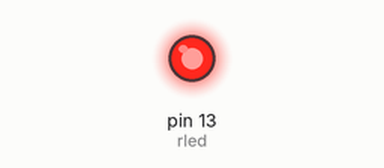
A sketch run on a simulated Arduino Uno, built with avr-gcc and run on an emulated ATmega328P. Shown: output pins drawn as LEDs (lit = HIGH).

Above: at 0.5 s.
At 4.0 s:
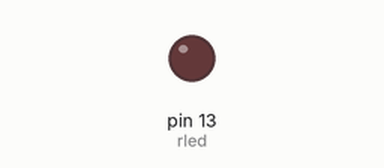
Timing chart, 0 to 6.0 s (numbered marks = the images above):
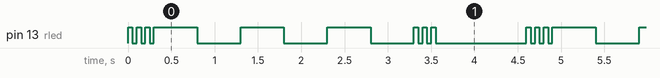

The sketch:

Fast_Slow_BLink.ino
```cpp
int rled = 13;
int dit=50;
int duk=500;

void setup() {
  // put your setup code here, to run once:

pinMode(rled, OUTPUT);
}

void loop() {
  // put your main code here, to run repeatedly:
//Fast Blink
digitalWrite(rled, HIGH);
delay(dit);
digitalWrite(rled, LOW);
delay(dit);

digitalWrite(rled, HIGH);
delay(dit);
digitalWrite(rled, LOW);
delay(dit);

digitalWrite(rled, HIGH);
delay(dit);
digitalWrite(rled, LOW);
delay(dit);

//Slow Blink
digitalWrite(rled, HIGH);
delay(duk);
digitalWrite(rled, LOW);
delay(duk);

digitalWrite(rled, HIGH);
delay(duk);
digitalWrite(rled, LOW);
delay(duk);

digitalWrite(rled, HIGH);
delay(duk);
digitalWrite(rled, LOW);
delay(duk);

//Fast Blink

digitalWrite(rled, HIGH);
delay(dit);
digitalWrite(rled, LOW);
delay(dit);

digitalWrite(rled, HIGH);
delay(dit);
digitalWrite(rled, LOW);
delay(dit);

digitalWrite(rled, HIGH);
delay(dit);
digitalWrite(rled, LOW);
delay(dit);

delay(1000);
}
```

Measured:
- by itself, pin 13 (rled): repeats every 4.6 s: 2 × (LOW 0.05 s, HIGH 0.05 s), LOW 0.05 s, 3 × (HIGH 0.50 s, LOW 0.50 s), 2 × (HIGH 0.05 s, LOW 0.05 s), HIGH 0.05 s, LOW 1.1 s, HIGH 0.05 s
- by itself, everything shown: repeats every 4.6 s, in 18 steps
